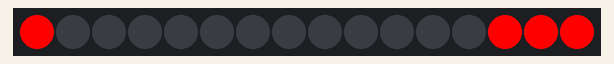
Simulated run of this program. Board: CircuitPython board. On the bench: 16 RGB LEDs in strip order, left to right.

Above: at 0.01 s.
At 4.56 s:
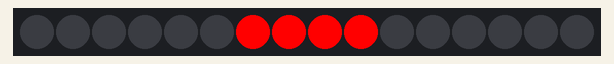
At 9.24 s:
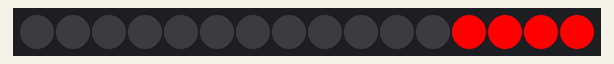
At 18.6 s:
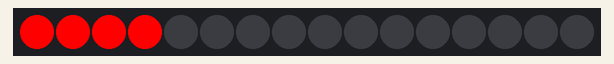
At 27.84 s:
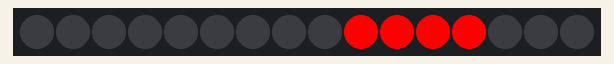
At 37.0 s:
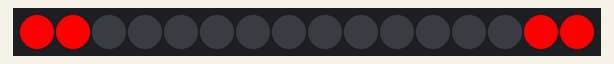

The program:

8.py
```python
import board, neopixel, time

NUM = 16
pixels = neopixel.NeoPixel(board.D18, NUM, auto_write=False)

pos = 0
dir = 1

while True:
    pixels.fill((0,0,0))

    for i in range(4):
        idx = (pos - i) % NUM
        brightness = int(255 * (1 - i/4))
        pixels[idx] = (255, 0, 0)

    pixels.show()

    pos += dir
    if pos == NUM-1 or pos == 0:
        dir *= -1

    time.sleep(0.04)
```
